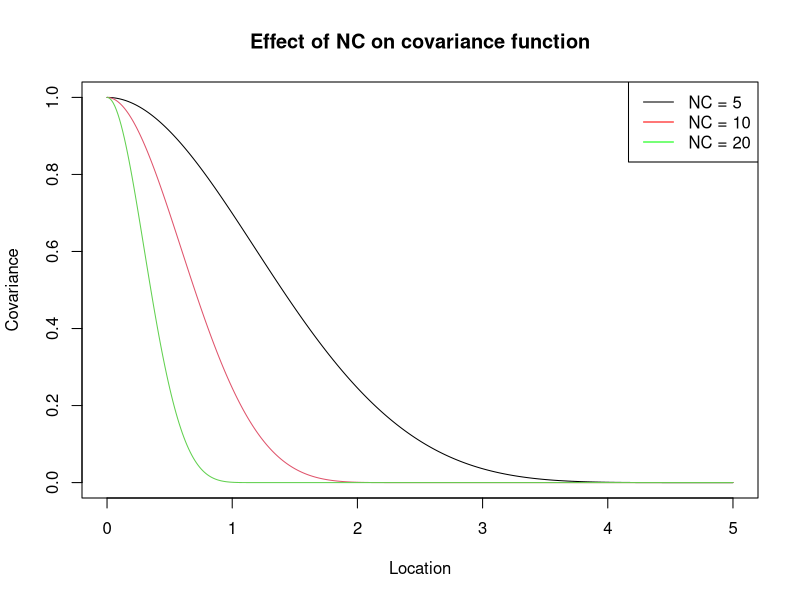
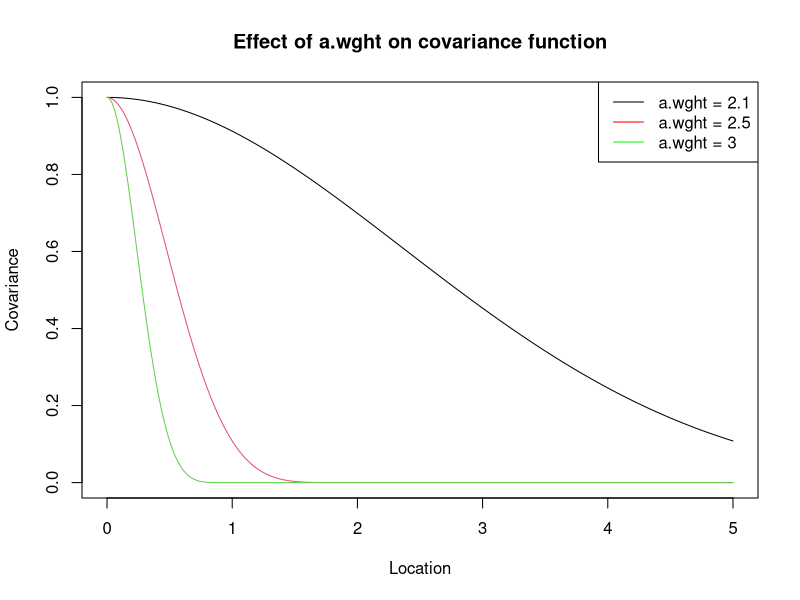
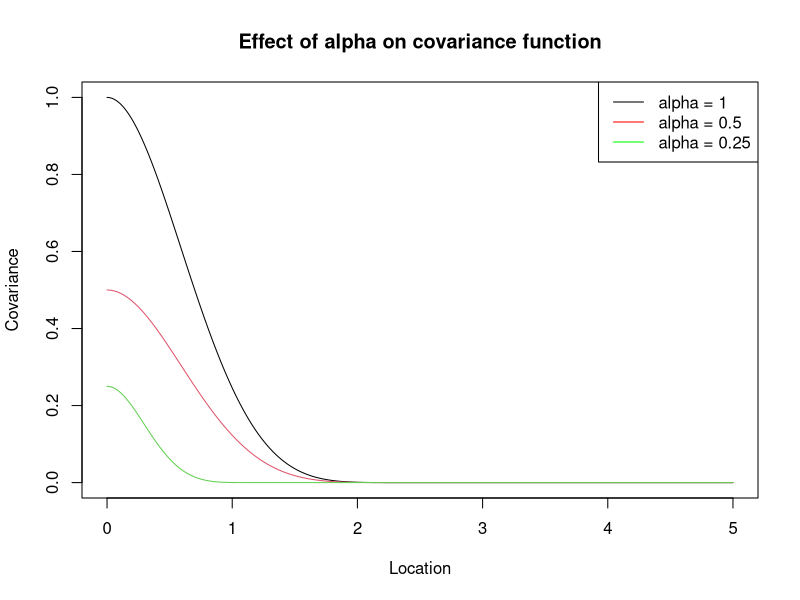
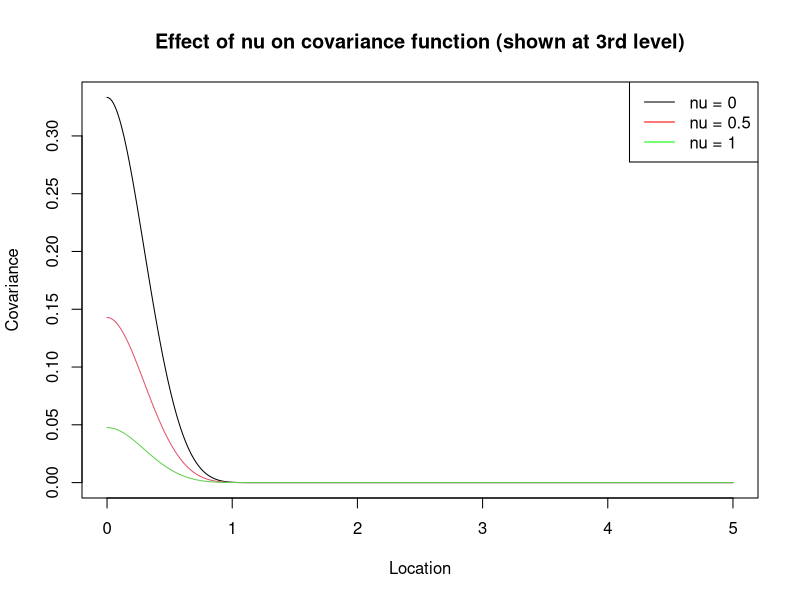

Generate these figures, in order, with R:
## ---- chunk 1
basis <- function(d) {
  return(1/3 * (1-d)^6 * (35*d^2 + 18*d + 3) * (d < 1))
}
xGrid = seq(0,5, length.out = 400)
NCPlot = cbind(basis(abs(xGrid/5)), basis(abs(xGrid/2.5)), basis(abs(xGrid/1.25)))
matplot(NCPlot, type="l", lty=1, x = xGrid, xlab = "Location", ylab = "Covariance",
        main="Effect of NC on covariance function")
legend("topright", c("NC = 5", "NC = 10", "NC = 20"), col=c("black", "red", "green"), lty=1)

AWPlot = cbind(basis(abs(xGrid/10)), basis(abs(xGrid/2)), basis(abs(xGrid/1)))
matplot(AWPlot, type="l", lty=1, x = xGrid, xlab = "Location", ylab = "Covariance",
        main="Effect of a.wght on covariance function")
legend("topright", c("a.wght = 2.1", "a.wght = 2.5", "a.wght = 3"), col=c("black", "red", "green"), lty = 1)

ALPlot = cbind(basis(abs(xGrid/2.5)), 1/2 * basis(abs(xGrid/2.5)), 1/4 * basis(abs(xGrid/1.25)))
matplot(ALPlot, type="l", lty=1, x = xGrid, xlab = "Location", ylab = "Covariance",
        main="Effect of alpha on covariance function")
legend("topright", c("alpha = 1", "alpha = 0.5", "alpha = 0.25"), col=c("black", "red", "green"), lty = 1)

NuPlot = cbind(1/3 * basis(abs(xGrid/1.25)), 1/7 * basis(abs(xGrid/1.25)), 1/21 * basis(abs(xGrid/1.25)))
matplot(NuPlot, type="l", lty=1, x = xGrid, xlab = "Location", ylab = "Covariance",
        main="Effect of nu on covariance function (shown at 3rd level)")
legend("topright", c("nu = 0", "nu = 0.5", "nu = 1"), col=c("black", "red", "green"), lty = 1)
